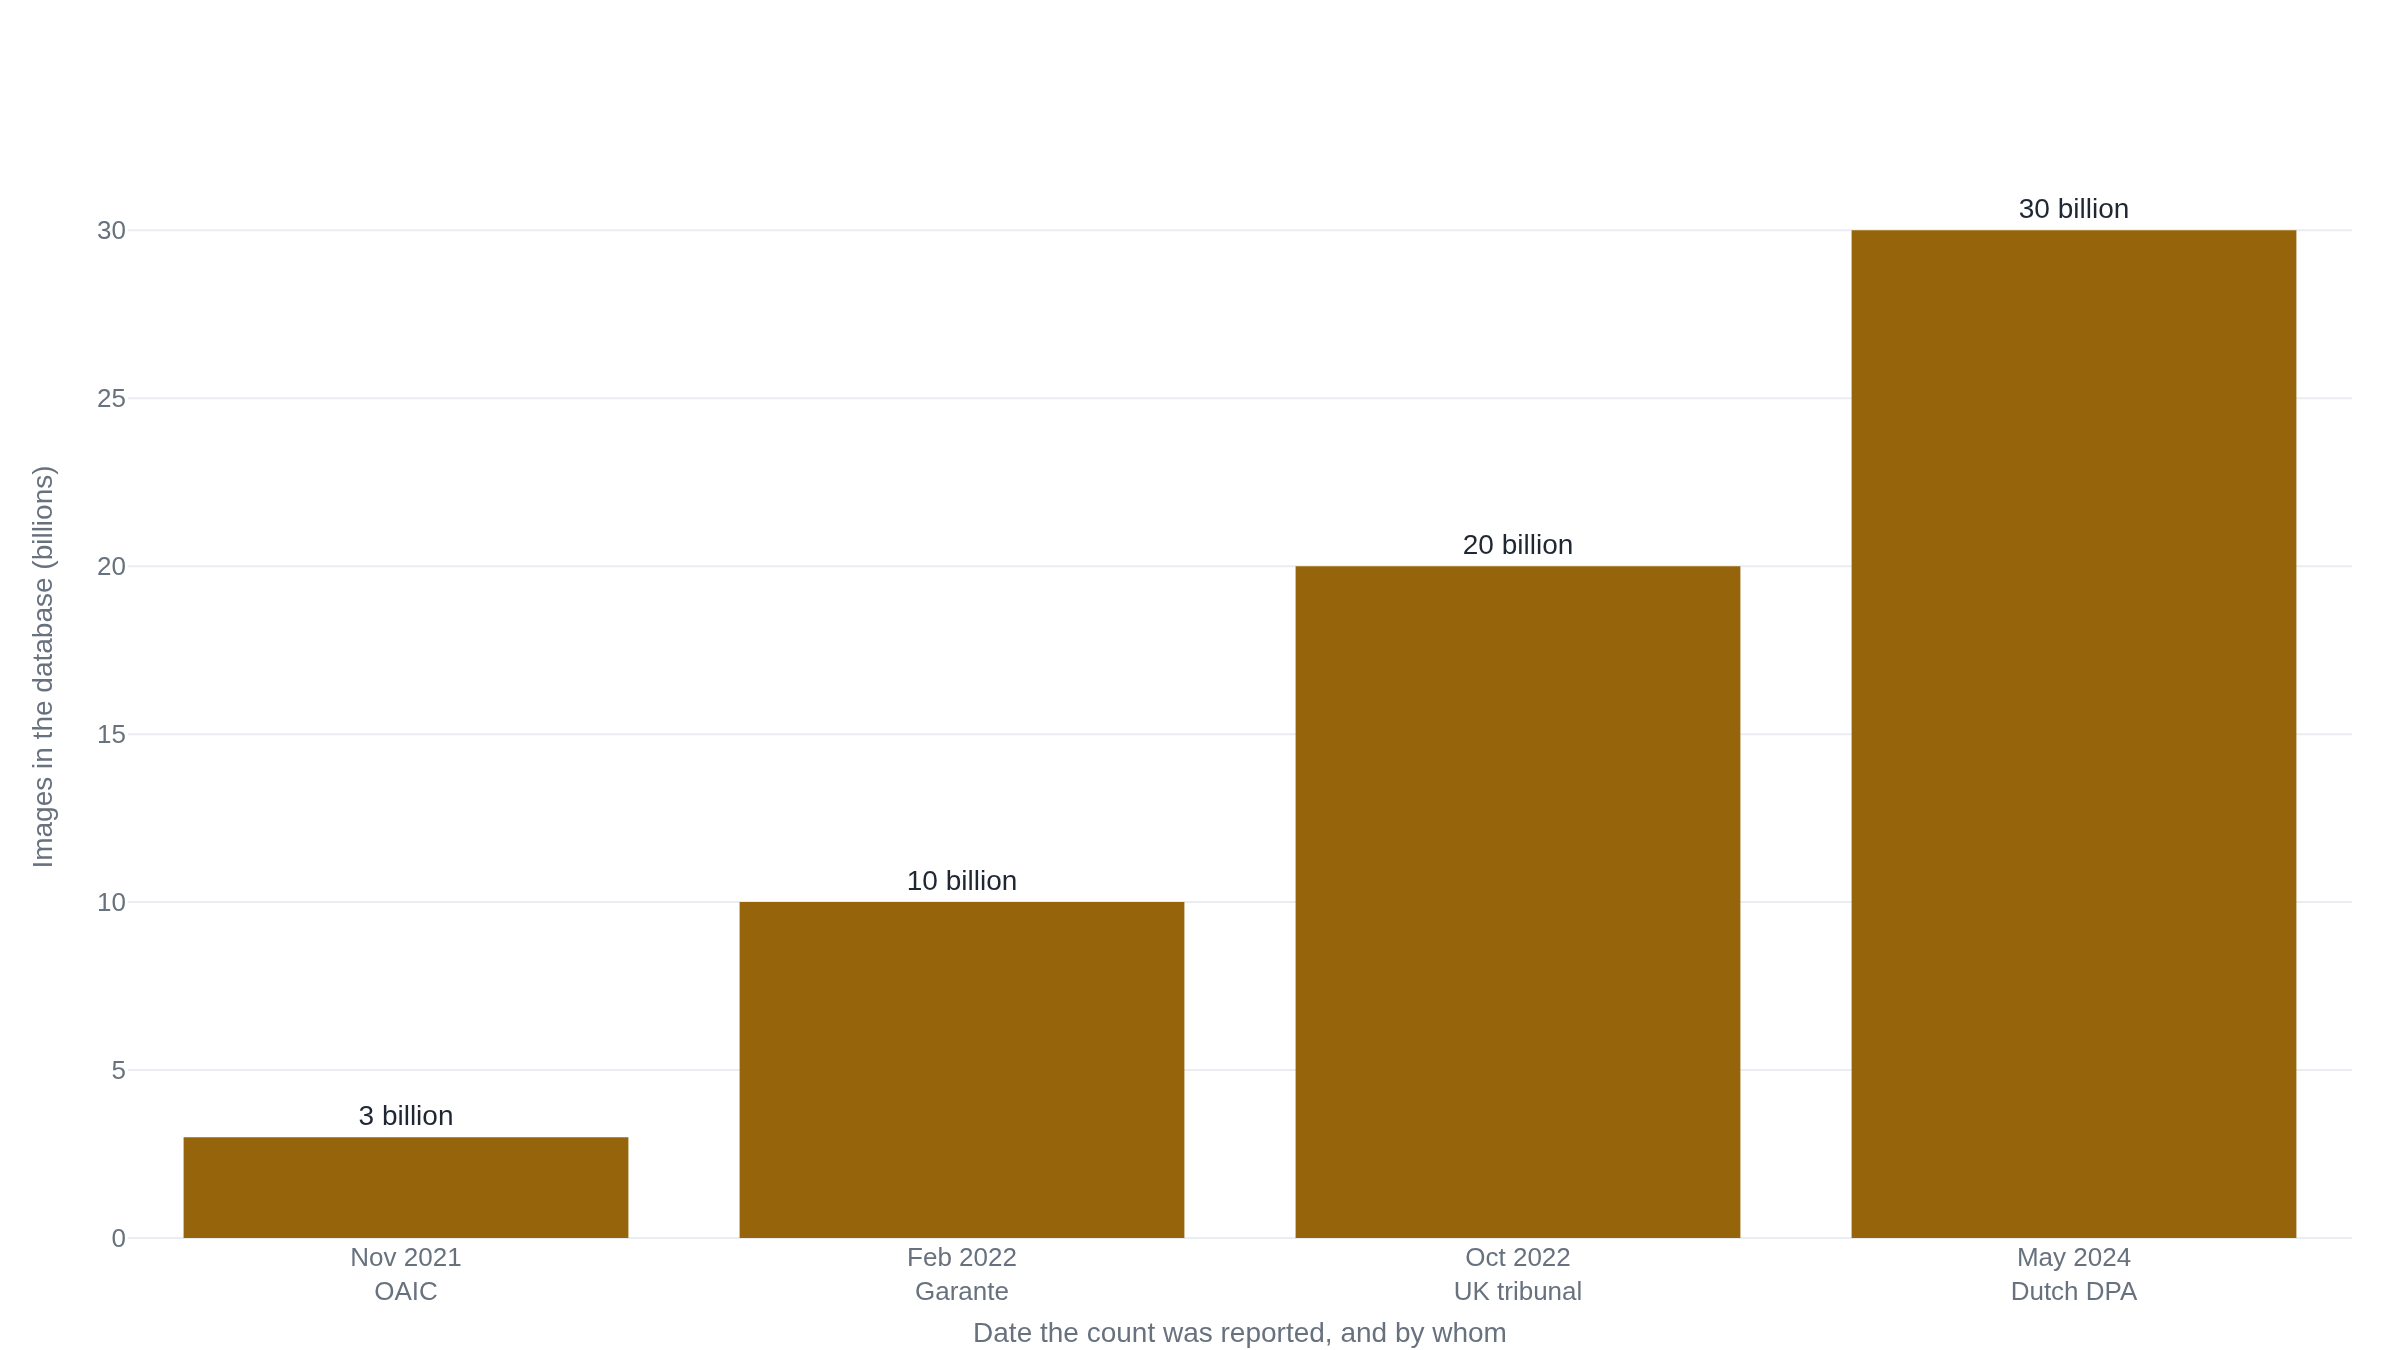

The Python source for this figure:
# Clearview AI's scraped database, as counted by regulators and courts, 2021-2024.
# Each figure is the count reported on that date by a named authority, drawn from
# the evidence record:
#   3 billion  - OAIC determination, 3 Nov 2021 ("more than three billion images")
#   10 billion - Italian Garante, decision Feb 2022 ("over 10 billion faces")
#   20 billion - UK First-tier Tribunal [2023] UKFTT 819, para 40 (Oct 2022 estimate)
#   30 billion - Dutch DPA, decision 16 May 2024 ("more than 30 billion photos")
#
# The four points are drawn as discrete bars, not a connected line: the chart
# asserts nothing about the dates between them, only the four counts each source
# actually reported. Later self-reported company figures (40-50 billion) are
# Clearview's own unverified claims and are deliberately left off.
import plotly.graph_objects as go

dates = ["Nov 2021", "Feb 2022", "Oct 2022", "May 2024"]
billions = [3, 10, 20, 30]
labels = ["3 billion", "10 billion", "20 billion", "30 billion"]
owners = ["OAIC", "Garante", "UK tribunal", "Dutch DPA"]
xlabels = [f"{d}<br>{o}" for d, o in zip(dates, owners)]

fig = go.Figure()
fig.add_trace(
    go.Bar(
        x=xlabels,
        y=billions,
        text=labels,
        textposition="outside",
        name="Images in the database",
    )
)
fig.update_layout(
    xaxis_title="Date the count was reported, and by whom",
    yaxis_title="Images in the database (billions)",
    showlegend=False,
)
fig.update_yaxes(range=[0, 34])
